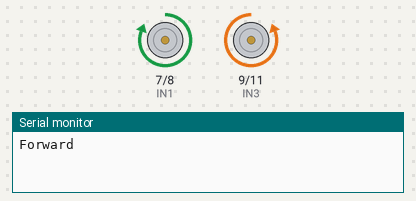
The sketch below on a simulated Arduino Uno, built with avr-gcc and run on an emulated ATmega328P. Shown: motor-driver pin pairs drawn as motors (green arrow = first pin HIGH = forward, orange = second pin HIGH = backward, longer = more drive, scaled by the enable pin), the last lines printed to the serial monitor.

Above: at 0.5 s.
At 2.5 s:
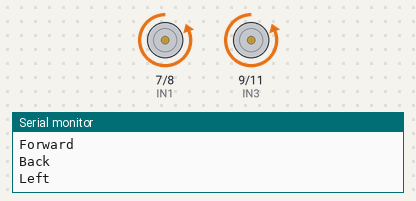
Timing chart, 0 to 5.2 s (numbered marks = the images above):
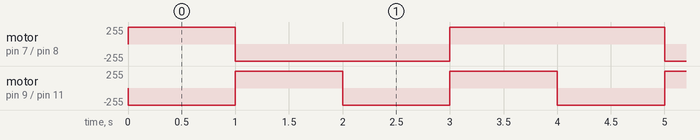

The sketch:

AUTO_GO.ino
```cpp
/*
    This program allows you to create an atonomus path with pre built commands for movement

    Some information to note:
        * A line that starts with the characters:  //  :is a comment. Commnets are ignored when the program is complied.

        * A block(a group of code) that that is contained within:  ______________________  :is a function.
           functions can be used to acess a group of code         |                      |
           from a single command                                  | void "someName"() {  |
                                                                  |                      |
                                                                  |                      |
                                                                  | }                    |
                                                                  |                      |
                                                                   ----------------------
*/


//The direction of the car's movement table for refference
//    ENA   ENB   IN1   IN2   IN3   IN4   Description
//    HIGH  HIGH  HIGH  LOW   LOW   HIGH  Car is runing forward
//    HIGH  HIGH  LOW   HIGH  HIGH  LOW   Car is runing back
//    HIGH  HIGH  LOW   HIGH  LOW   HIGH  Car is turning left
//    HIGH  HIGH  HIGH  LOW   HIGH  LOW   Car is turning right
//    HIGH  HIGH  LOW   LOW   LOW   LOW   Car is stoped
//    HIGH  HIGH  HIGH  HIGH  HIGH  HIGH  Car is stoped
//    LOW   LOW   N/A   N/A   N/A   N/A   Car is stoped


/*
    A (#define "name" "value")  will bind the value to the name so that
    anywhere the name is used it will be replaced with the value when compiled.
    This is usefull for a value like a pin number which is used multiple times
    in the code. If the number needs to be changed you can change all instances by
    just chaning its definition.
*/
//define L298n module IO Pin
#define ENA 5
#define ENB 6
#define IN1 7
#define IN2 8
#define IN3 9
#define IN4 11

// This is the function to make the robot move forwards
void forward(){
  //Each:  digitalWrite("pin number definition", "state")  :sets the pin number(or definition) given to the state(HIGH / LOW) given
  digitalWrite(ENA,HIGH);     //enable L298n A channel
  digitalWrite(ENB,HIGH);     //enable L298n B channel
  digitalWrite(IN1,HIGH);     //set IN1 hight level
  digitalWrite(IN2,LOW);      //set IN2 low level
  digitalWrite(IN3,LOW);      //set IN3 low level
  digitalWrite(IN4,HIGH);     //set IN4 hight level
  Serial.println("Forward");  //send message to serial monitor
}

// This is the function to make the robot move backwards
void back(){
  digitalWrite(ENA,HIGH);
  digitalWrite(ENB,HIGH);
  digitalWrite(IN1,LOW);
  digitalWrite(IN2,HIGH);
  digitalWrite(IN3,HIGH);
  digitalWrite(IN4,LOW);
  Serial.println("Back");
}

// This is the function to make the robot turn left
void left(){
  digitalWrite(ENA,HIGH);
  digitalWrite(ENB,HIGH);
  digitalWrite(IN1,LOW);
  digitalWrite(IN2,HIGH);
  digitalWrite(IN3,LOW);
  digitalWrite(IN4,HIGH);
  Serial.println("Left");
}

// This is the function to make the robot turn right
void right(){
  digitalWrite(ENA,HIGH);
  digitalWrite(ENB,HIGH);
  digitalWrite(IN1,HIGH);
  digitalWrite(IN2,LOW);
  digitalWrite(IN3,HIGH);
  digitalWrite(IN4,LOW);
  Serial.println("Right");
}

//before execute loop() function,
//setup() function executes first and will only execute once.
//This is where you would do any initialization for your robot
void setup() {
  Serial.begin(9600);   //open serial and set the baudrate. This allows you to use the serial monitor for debuging.
  pinMode(IN1,OUTPUT);  //pinMode allows you to set a pin on the arduino to either an INPUT or an OUTPUT
  pinMode(IN2,OUTPUT);
  pinMode(IN3,OUTPUT);
  pinMode(IN4,OUTPUT);
  pinMode(ENA,OUTPUT);
  pinMode(ENB,OUTPUT);
}

//The loop funtion contains the main code that is run repetitively.
void loop() {
  forward();    //go forward
  delay(1000);  //delay 1000 milliseconds
  back();       //go back
  delay(1000);  //delay 1000 milliseconds
  left();       //turning left
  delay(1000);  //delay 1000 milliseconds
  right();      //turning right
  delay(1000);  //delay 1000 milliseconds
}
```

Measured:
- by itself, motor on pin 7 (IN1) / pin 8 (IN2): repeats every 4.0 s: backward 255/255 2.0 s, forward 255/255 2.0 s
- by itself, motor on pin 9 (IN3) / pin 11 (IN4): alternates forward 255/255 for 1.0 s and backward 255/255 for 1.0 s
